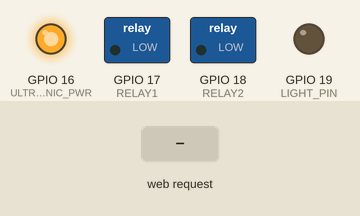
The program below on a simulated ESP32. Parts: switched loads named in the program (green lamp = pin HIGH), output pins drawn as LEDs (lit = HIGH). Inputs (shaded band) come from the test bench. What the program prints to the serial monitor is not drawn.

Above: at 1.2 s.
1.3 s: HTTP request GET /relay/1/on received
At 2.5 s:
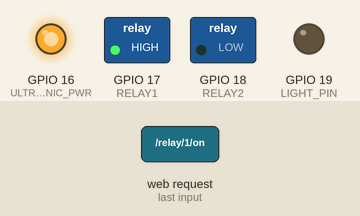
2.8 s: HTTP request GET /relay/2/on received
At 3.6 s:
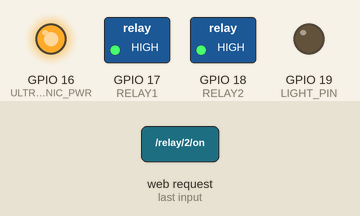
4.3 s: HTTP request GET /relay/1/off received
At 4.8 s:
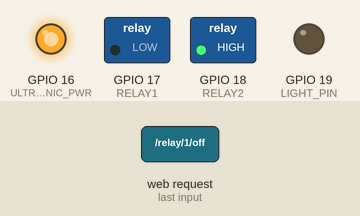
5.8 s: HTTP request GET /light/on received
At 7.0 s:
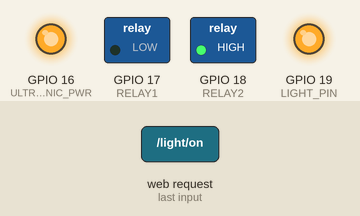
7.3 s: HTTP request GET /relay/2/off received
At 8.2 s:
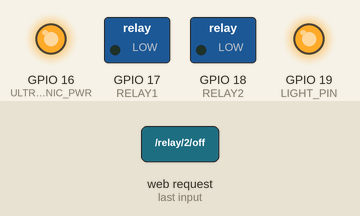
8.8 s: HTTP request GET /light/off received
At 9.4 s:
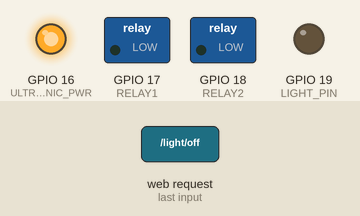
Timing chart, 0 to 11.3 s (numbered marks = the images above; inputs shaded):
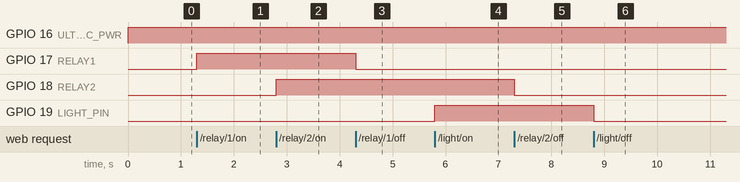

Measured:
- after the input at 1.3 s, GPIO 17 (RELAY1): LOW → HIGH at once
- after the input at 2.8 s, GPIO 18 (RELAY2): LOW → HIGH at once
- after the input at 4.3 s, GPIO 17 (RELAY1): HIGH → LOW at once
- after the input at 5.8 s, GPIO 19 (LIGHT_PIN): LOW → HIGH at once
- after the input at 7.3 s, GPIO 18 (RELAY2): HIGH → LOW at once
- after the input at 8.8 s, GPIO 19 (LIGHT_PIN): HIGH → LOW at once

The program:

main.cpp
```cpp
  // #include <DHT.h>
  #include <WiFi.h>
  #include <WiFiClient.h>
  #include <WebServer.h>
  #include <ESPmDNS.h>

  #define DHTPIN 23
  #define DHTTYPE DHT22

  #define ULTRASONIC_PWR 16 // จ่ายไฟให้ Ultrasonic
  #define RELAY1 17
  #define RELAY2 18
  #define LIGHT_PIN 19 // Renamed from SERVO_PIN for clarity

  // Keep track of relay states
  bool isRelay1On = false;
  bool isRelay2On = false;

  // Add light control state
  bool isLightOn = false;

  // ================= CONSTANTS =================
  const unsigned long TWO_HOURS = 2 * 60 * 60 * 1000UL; // 2 ชม.
  const unsigned long DHT_INTERVAL = 2000;

  unsigned long startTime = 0;
  unsigned long lastDHTRead = 0;

  // DHT dht(DHTPIN, DHTTYPE);

  const char* ssid = "ESP32_AP";
  const char* password = "12345678";

  WebServer server(80);

  // Caching for DHT sensor is commented out as the sensor is not connected.
  // float last_known_temperature = NAN;
  // float last_known_humidity = NAN;

  // Function to send a standard JSON response
  void sendJSONResponse(String json) {
    server.send(200, "application/json", json);
  }

  void handleRoot() {
    server.send(200, "text/plain", "ESP32 Server is running.");
  }

  void handleConnect() {
    sendJSONResponse("{\"status\":\"ok\"}");
  }

  // Add MAC address to the status response
  void handleStatus() {
    // DHT sensor is not connected, returning default values.
    float t = 25.0;
    float h = 23.0;

    String macAddress = WiFi.softAPmacAddress(); // Get MAC address

    String json = "{";
    json += "\"temperature\":" + String(t, 2) + ",";
    json += "\"humidity\":" + String(h, 2) + ",";
    json += "\"relay1\":" + String(isRelay1On ? "true" : "false") + ",";
    json += "\"relay2\":" + String(isRelay2On ? "true" : "false") + ",";
    json += "\"light\":" + String(isLightOn ? "true" : "false") + ",";
    json += "\"macAddress\":\"" + macAddress + "\"";
    json += "}";
    sendJSONResponse(json);
  }
  // --- New Relay Handlers ---
  void handleRelay1On() {
    isRelay1On = true;
    digitalWrite(RELAY1, HIGH);
    sendJSONResponse("{\"relay\":1, \"status\":\"on\"}");
  }

  void handleRelay1Off() {
    isRelay1On = false;
    digitalWrite(RELAY1, LOW);
    sendJSONResponse("{\"relay\":1, \"status\":\"off\"}");
  }

  void handleRelay2On() {
    isRelay2On = true;
    digitalWrite(RELAY2, HIGH);
    sendJSONResponse("{\"relay\":2, \"status\":\"on\"}");
  }

  void handleRelay2Off() {
    isRelay2On = false;
    digitalWrite(RELAY2, LOW);
    sendJSONResponse("{\"relay\":2, \"status\":\"off\"}");
  }

  // Add light control handlers
  void handleLightOn() {
    isLightOn = true;
    digitalWrite(LIGHT_PIN, HIGH);
    sendJSONResponse("{\"light\":\"on\"}");
  }

  void handleLightOff() {
    isLightOn = false;
    digitalWrite(LIGHT_PIN, LOW);
    sendJSONResponse("{\"light\":\"off\"}");
  }

  void setupWiFi() {
    WiFi.softAP(ssid, password);
    IPAddress IP = WiFi.softAPIP();
    Serial.print("AP IP address: ");
    Serial.println(IP);
  }

  void setup() {
    Serial.begin(115200);
    setupWiFi();

    String macAddress = WiFi.softAPmacAddress();
    Serial.print("ESP32 MAC Address: ");
    Serial.println(macAddress);

    server.on("/", handleRoot);
    server.on("/connect", handleConnect);
    server.on("/status", handleStatus);

    // Register relay control handlers
    server.on("/relay/1/on", handleRelay1On);
    server.on("/relay/1/off", handleRelay1Off);
    server.on("/relay/2/on", handleRelay2On);
    server.on("/relay/2/off", handleRelay2Off);

    // Register light control handlers
    server.on("/light/on", handleLightOn);
    server.on("/light/off", handleLightOff);

    server.begin();
    Serial.println("HTTP server started");

    pinMode(ULTRASONIC_PWR, OUTPUT);
    pinMode(RELAY1, OUTPUT);
    pinMode(RELAY2, OUTPUT);
    pinMode(LIGHT_PIN, OUTPUT); // Initialize light pin

    // Set initial state
    digitalWrite(RELAY1, LOW);
    digitalWrite(RELAY2, LOW);
    digitalWrite(LIGHT_PIN, LOW); // Set light off initially

    // dht.begin();

    // The conflicting servo logic has been removed.

    startTime = millis();
    Serial.println("System Started...");
  }

  void loop() {
    server.handleClient();

    unsigned long now = millis();
    unsigned long elapsed = now - startTime;

    // Ultrasonic (GPIO 16) - This automatic logic is still active
    if (elapsed < TWO_HOURS) {
      digitalWrite(ULTRASONIC_PWR, HIGH);
    } else {
      digitalWrite(ULTRASONIC_PWR, LOW);
    }

    // NOTE: The automatic 6-hour relay and servo logic has been removed.
  }
```
